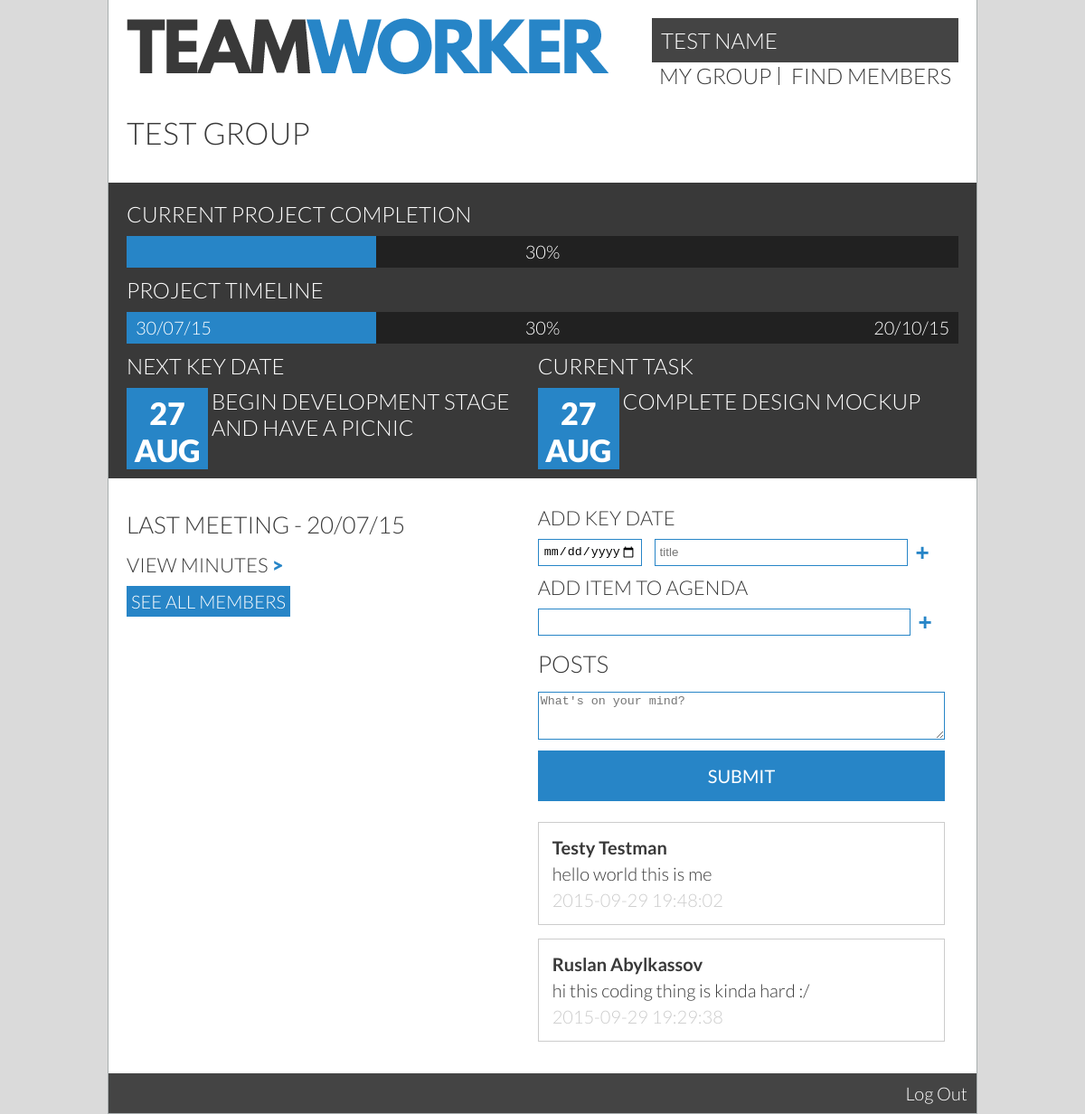
Page / (signed in) on the committed database.
### tables this page shows
CREATE TABLE `users` (
  `id` int(11) unsigned NOT NULL AUTO_INCREMENT,
  `permissions` int(11) NOT NULL DEFAULT '1',
  `currentGroup` int(11) DEFAULT '0',
  `groupLeader` tinyint(1) DEFAULT NULL,
  `name` varchar(40) DEFAULT NULL,
  `displayName` varchar(30) DEFAULT NULL,
  `email` varchar(40) DEFAULT NULL,
  `password` char(64) DEFAULT NULL,
  `dob` date DEFAULT NULL,
  `mainArea` varchar(30) DEFAULT NULL,
  `skills` varchar(30) DEFAULT NULL,
  `gpa` double DEFAULT NULL,
  `goal` double DEFAULT NULL,
  `bio` varchar(300) DEFAULT NULL,
  `studentID` varchar(255) DEFAULT NULL,
  PRIMARY KEY (`id`),
  UNIQUE KEY `email` (`email`),
  UNIQUE KEY `studentID` (`studentID`)
);

CREATE TABLE `groups` (
  `id` int(11) unsigned NOT NULL AUTO_INCREMENT,
  `name` varchar(40) NOT NULL DEFAULT '',
  `description` mediumtext,
  PRIMARY KEY (`id`),
  UNIQUE KEY `name` (`name`)
);

CREATE TABLE `posts` (
  `id` int(11) unsigned NOT NULL AUTO_INCREMENT,
  `groupId` int(11) DEFAULT NULL,
  `userId` int(11) DEFAULT NULL,
  `content` longtext,
  `timestamp` timestamp NULL DEFAULT CURRENT_TIMESTAMP,
  PRIMARY KEY (`id`)
);

### userHandler.php (called while the page is built, shortened)
<?php
include_once('pdo.inc');
if(isset($_SESSION['id'])) {
  $sessionId = $_SESSION['id'];
  $query = ('SELECT * FROM users WHERE id = :id');
  $statement = $db -> prepare($query);
  $statement -> bindValue(':id', $sessionId);
  if (!$statement -> execute()) { print_r($statement->errorInfo()); }
  $result = $statement -> fetch(PDO::FETCH_ASSOC);
  $realName = $result['name'];
  if($result['displayName'] == "") {
    $userName = $realName;
  } else {
    $userName = $result['displayName'];
  }
  $group = $result['currentGroup'];
  $role = $result['permissions'];
}
function getUserName($userId, $db) {
  $query = ('SELECT name FROM users WHERE id = :userId');
  $statement = $db -> prepare($query);
  $statement -> bindValue(':userId', $userId);
  if (!$statement -> execute()) { print_r($stm->errorInfo());
  } else {
   $result = $statement -> fetch(PDO::FETCH_ASSOC);
   return $result['name'];
  }
}
?>

### groupHandler.php (called while the page is built, shortened)
<?php
function getGroupName($groupId, $db) {
  $query = ('SELECT name FROM groups WHERE id = :groupId');
  $statement = $db -> prepare($query);
  $statement -> bindValue(':groupId', $groupId);
  if (!$statement -> execute()) { print_r($stm->errorInfo());}
  $result = $statement -> fetch(PDO::FETCH_ASSOC);
  return $result['name'];
}
?>

### postHandler.php (called while the page is built, shortened)
<?php
function getGroupPosts($db, $group) {
  $query = ('SELECT * FROM posts WHERE groupId = :groupId ORDER BY timestamp DESC');
  $statement = $db -> prepare($query);
  $statement -> bindValue(':groupId', $group);
  if (!$statement -> execute()) { print_r($statement->errorInfo()); }
  $result = $statement -> fetchAll(PDO::FETCH_ASSOC);
  return $result;
}
?>

### studentHome.php (the view, shortened to what this page needs)
<!DOCTYPE HTML>
<html>
<head>
  <?php include "stylesheets.inc"; ?>
</head>
<body>
  <main>
    <?php include "header.inc"; ?>
    <div class="content">
      <h1><?php echo getGroupName($group, $db); ?></h1>
    </div>
    <div class="glance">
      <h3>Current Project Completion</h3>
      <div class="progress-bar">
        <div class="progress">
        </div>
        <div class="progress-display">30%</div>
      </div>
      <h3>Project Timeline</h3>
      <div class="progress-bar">
        <div class="progress">
        </div>
        <div class="progress-display left">30/07/15</div>
        <div class="progress-display">30%</div>
        <div class="progress-display right">20/10/15</div>
      </div>
      <div class="half">
        <h3>Next Key Date</h3>
        <div class="blue-square">
          <span><h1>27 AUG</h1></span>
        </div>
        <h3 class="inline">Begin Development Stage and have a picnic</h3>
      </div>
      <div class="half">
        <h3>Current Task</h3>
        <div class="blue-square">
          <span><h1>27 AUG</h1></span>
        </div>
        <h3 class="inline">Complete Design Mockup</h3>
      </div>
    </div>
    <div class="content">
      <div class="half">
        <h2>Last Meeting - 20/07/15</h2>
        <h3>View Minutes <span class="blue">&gt;</span></h3>
        <a class="button" href="/list.php">See all members</a>
      </div>
      <div class="half">
        <form class="mini">
          <h3>Add Key Date</h3>
          <input type="date">
          <input type="text" placeholder="title" class="small">
          <input type="submit" value="+">
        </form>
        <form class="mini">
          <h3>Add item to Agenda</h3>
          <input type="text">
          <input type="submit" value="+">
        </form>
        <h2>Posts</h2>
        <form action="?action=newPost" method="post">
          <textarea name="content" placeholder="What's on your mind?"></textarea>
          <input type="submit">
        </form>
        <?php
          $groupPosts = getGroupPosts($db, $group);
          foreach ($groupPosts as $a) { ?>
            <div class="post">
              <h4><?php echo getUserName($a['userId'], $db); ?></h4>
              <p><?=$a['content'];?></p>
              <a class="timestamp"><?=$a['timestamp'];?></a>
            </div>
          <?php } ?>
      </div>
    </div>
    <?php include('footer.php'); ?>
  </main>
</body>
</html>

### index.php (shortened to what this page needs)
<?php
include_once 'userHandler.php';
include_once 'groupHandler.php';
include_once 'postHandler.php';
if(!isset($_SESSION['id'])) {
  echo "<meta http-equiv='REFRESH' content='0;url=login.php'>";
} else {
  if($role == 1) {
    include 'studentHome.php';
  } else if ($role == 3) {
    include 'admin.php';
  }
}
?>

### stylesheets.inc (shortened to what this page needs)
<link href='style.css' rel='stylesheet' type='text/css'>
<link href='colour.css' rel='stylesheet' type='text/css'>

### header.inc
<header>
    <a href="/" id="logo"><img src="_resources/teamworker.png"></a>
    <?php include "nav.inc"; ?>
</header>

### nav.inc (shortened to what this page needs)
<nav>
  <div class="topNavProfile">
    <a href='profile.php'><?=$userName?></a>
  </div>
  <ul>
    <?php if($group != 0) { ?>
      <li><a href="list.php">my group</a></li>
      <li><a href="filters.php">find members</a></li>
    <?php } ?>
  </ul>
</nav>

### footer.php
<div class="footer">
  <?php if (isset($_SESSION['id'])) {
    echo'<a href="login.php?action=logout">Log Out</a>';
  } ?>
</div>

### style.css (style rules this page uses)
body { margin: 0; padding:0; font-family: 'Lato', sans-serif; font-weight: 300; font-size:20px; }
main { width:960px; height:auto; margin:0 auto; }
.content { margin: 20px; overflow: auto; }
.footer { width: 100%; padding: 10px; box-sizing: border-box; color: #fff; background: #444; text-align: right; }
h1 { font-weight:300; font-size:1.7em; text-transform:uppercase; margin: 15px 0; }
.content h1:first-child { margin-top:0; }
h2 { font-weight:300; font-size:1.3em; text-transform:uppercase; margin:15px 0; }
h3 { font-weight: 300; font-size: 1.1em; text-transform: uppercase; margin:10px 0; }
p { font-weight: 300; font-size: 1em; text-transform: uppercase; }
a { text-decoration:none; color:inherit; transition: opacity 0.3s ease; }
.button { display: inline-block; padding: 5px; text-transform: uppercase; color: #fff; background-color: #2785c7; }
.left { float: left; }
.right { float: right; }
header { padding:20px; }
#logo { display:inline-block; }
nav { font-size:1.2em; text-transform: uppercase; display:inline-block; float:right; }
nav ul { list-style:none; padding:0; margin:0; }
nav li { display:inline-block; border-right:1px solid #393939; padding:0 8px; line-height:20px; }
nav ul li:last-child { border-right:none; }
.topNavProfile { background: #444; padding: 10px; }
.topNavProfile a { color: #fff; }
input[type="text"], input[type="date"], input[type="email"], select { width:560px; height:30px; appearance:none; box-sizing:border-box; }
input { min-height:30px; padding:5px; }
form:not(.mini) input[type="submit"] { font-family:'Lato', sans-serif; font-size:1em; background-color:#2785c7; color:white; text-transform:uppercase; padding:15px; width:100%; box-sizing: border-box; margin:8px 0; }
textarea { width:100%; min-height:4em; box-sizing:border-box; resize:vertical; border:1px solid #2785c7; }
.glance { width:100%; margin:0 0 10px 0; padding:10px 20px; font-size:20px; box-sizing:border-box; }
.glance h3 { font-size:1.2em; margin:10px 0; }
.progress-bar { height:35px; width:100%; box-sizing:border-box; position:relative; }
.progress { height:35px; width:30%; padding:0; margin:0; box-sizing:border-box; }
.progress-display { position:absolute; top:0; left:0; width:100%; text-align:center; line-height:35px; padding:0 10px; box-sizing:border-box; }
.progress-display.left { text-align:left; }
.progress-display.right { text-align:right; }
.half { display:inline-block; vertical-align: top; width:49%; }
.blue-square { height:90px; width:90px; line-height:90px; display:inline-block; }
.blue-square span { display:inline-block; vertical-align: middle; line-height:normal; }
.blue-square h1 { text-align:center; font-weight:900; margin:0; }
h3.inline { display:inline-block; vertical-align:top; margin:0; max-width:355px; }
h3 .blue { font-weight:900; }
form.mini input { display:inline-block; height:30px; vertical-align: top; line-height:30px; max-width:412px; }
form.mini input[type="date"] { width:115px; margin-right:10px; }
form.mini input[type="text"].small { width:280px; }
form.mini input[type="submit"] { background-color:white; font-size:1.3em; appearance:none; border:0; font-weight:900; cursor:pointer; padding:0 5px; }
.post { border: solid 1px #ccc; margin: 15px 0; padding: 15px; box-sizing: border-box; }
.post h4 { margin: 0; }
.post p { margin: 5px 0; text-transform: none; }
.post .timestamp { color: #ccc; }

### colour.css (style rules this page uses)
body, .grain { background-color:#dadada; background-image:url(_resources/15p-grey.jpg); }
main { background-color:white; }
.mid, .glance, .status .icon { background-color:#393939; }
.dark, .progress-bar { background-color:#212121; }
.accent, ul.filters li, form#login input[type="submit"], th, .progress, .blue-square, .status .online .icon { background-color:#2785c7; }
body, main { color:#393939; }
em, .blue, .status .online, form.mini input[type="submit"] { color:#2785c7; }
ul.filters li, form#login input[type="submit"], th, .glance, .status .icon { color:white; }
main { border: 1px solid #a8aeaf; border-top:none; }
input, select { border:1px solid #2785c7; }

### rows in the picture
users: displayName "TEST NAME", currentGroup.name "TEST GROUP"
posts: userId.name "Testy Testman", content "hello world this is me", timestamp "2015-09-29 19:48:02"
posts: userId.name "Ruslan Abylkassov", content "hi this coding thing is kinda hard :/", timestamp "2015-09-29 19:29:38"
